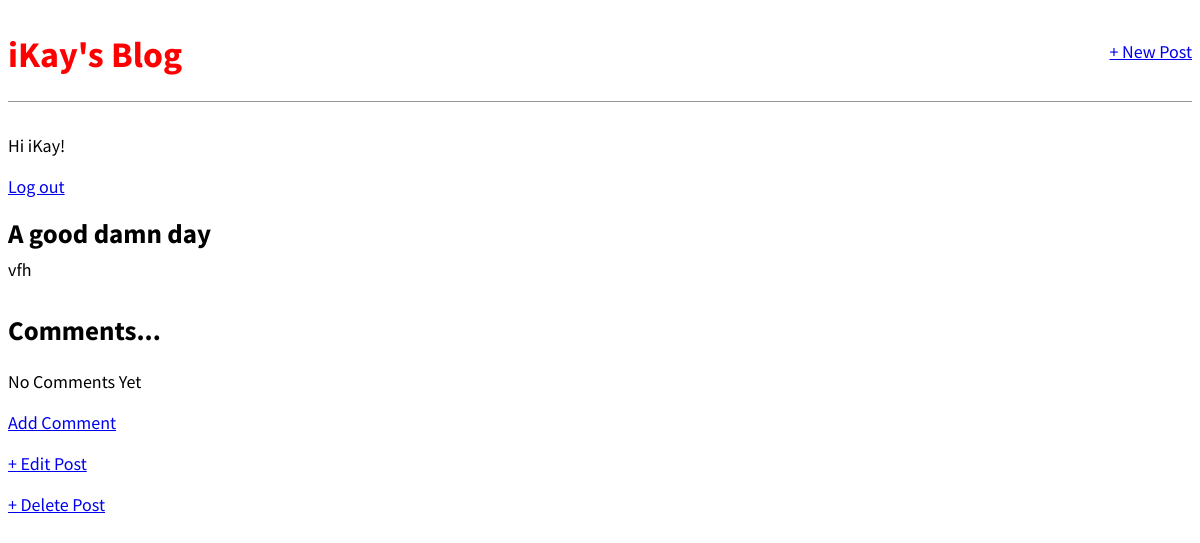
The page /post/2/ (signed in) on the database its author committed.
### accounts/models.py (models this page shows)
class CustomUser(AbstractUser):
    email = models.EmailField()

### blog/models.py (models this page shows, shortened)
class Post(models.Model):
    title = models.CharField(max_length=100)
    author = models.ForeignKey(settings.AUTH_USER_MODEL, on_delete=models.CASCADE, )
    body = models.TextField()

### blog/views.py (the view)
# urls.py: path("post/<int:pk>/", BlogDetailView.as_view(), name='post_detail'),
class BlogDetailView(DetailView):
    model = Post
    template_name = 'post_detail.html'

### templates/post_detail.html
{% extends 'base.html' %}
{% block content %}
    <div class="post-entry">
        <h2>{{ post.title }}</h2>
        <p>{{ post.body }}</p>
    </div>
    <h2>Comments...</h2>
    {% if not post.comments.all %}
        No Comments Yet
    {% else %}
        {% for comment in post.comments.all %}
            <strong><p>{{ comment.name }}</p></strong>
            <p>{{ comment.body }}</p>
        {% endfor %}
    {% endif %}
    {% if user.is_authenticated %}
    <p><a href="{% url 'comment' post.pk %}">Add Comment</a></p>
    {% else %}
        <p>You need to login to post a comment</p>
    {% endif %}
    <p><a href="{% url 'post_edit' post.pk %}">+ Edit Post</a></p>
    <p><a href="{% url 'post_delete' post.pk %}">+ Delete Post</a></p>
{% endblock content %}

### templates/base.html (shortened to what this page needs)
<!DOCTYPE html>
{% load static %}
<html lang="en">
<head>
    <link rel="stylesheet" href="{% static 'css/base.css' %}">
</head>
<body>
    <header>
        <div class="nav-left">
             <h1><a href="{% url 'home' %}">iKay's Blog</a></h1>
        </div>
        <div class="nav-right">
            <a href="{% url 'post_new' %}">+ New Post</a>
        </div>
    </header>
    {% if user.is_authenticated %}
        <p>Hi {{ user.username }}!</p>
        <p><a href="{% url 'logout' %}">Log out</a></p>
    {% else %}
        <p>You're not logged in</p>
        <a href="{% url 'login' %}">Login</a> |
        <a href="{% url 'signup' %}">Sign up</a>
    {% endif %}
    <div>
        {% block content %}
        {% endblock content %}
    </div>
</body>
</html>

### static/css/base.css (style rules this page uses)
body { font-family: 'Source Sans Pro', sans-serif; font-size: 18px; }
header { border-bottom: 1px solid #999; margin-bottom: 2rem; display: flex; }
header h1 a { color: red; text-decoration: none; }
.nav-left { margin-right: auto; }
.nav-right { display: flex; padding-top: 2rem; }
.post-entry { margin-bottom: 2rem; }
.post-entry h2 { margin: 0.5rem 0; }
.post-entry p { margin: 0; font-weight: 400; }

### rows shown on the page
CustomUser: username "iKay"
Post: title "A good damn day", body "vfh"
